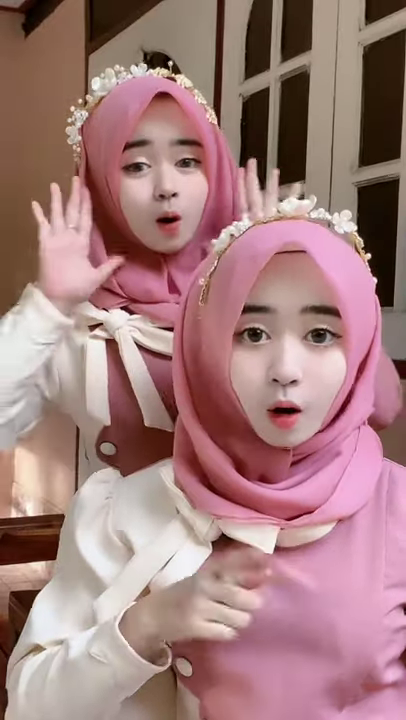
#> input picture frame 45 of downloaded/download.mp4, 406 x 720 px
$ python video_captioner.py
#> lines starting #> are read from the running program, lines starting #| are printed output that depends on the picture
import cv2
import numpy as np
from PIL import Image, ImageDraw, ImageFont
import os

def add_caption_to_video(video_path, caption, output_path="captioned_video.mp4", font_size=50, font_color=(255, 255, 255), text_y_position=100):
    """เพิ่มข้อความแคปชันลงในวิดีโอ

    Args:
        video_path (str): เส้นทางไปยังไฟล์วิดีโอต้นฉบับ
        caption (str): ข้อความแคปชันที่จะเพิ่ม
        output_path (str, optional): เส้นทางสำหรับบันทึกวิดีโอที่แก้ไขแล้ว Defaults to "captioned_video.mp4".
        font_size (int, optional): ขนาดตัวอักษร Defaults to 50.
        font_color (tuple, optional): สีตัวอักษร (RGB) Defaults to (255, 255, 255) (สีขาว).
        text_y_position (int, optional): ตำแหน่งแกน Y ของข้อความ Defaults to 100.

    Returns:
        str: เส้นทางไปยังไฟล์วิดีโอที่แก้ไขแล้ว หรือ None หากเกิดข้อผิดพลาด
    """
#> called with video_path = 'download.mp4', caption = 'ตัวอย่างแคปชันที่นี่', output_path = 'modified_video.mp4', font_size = 50, font_color = (255, 255, 255), text_y_position = 100
    print(f"กำลังเพิ่มแคปชัน '{caption}' ลงในวิดีโอ: {video_path}")
    cap = cv2.VideoCapture(video_path)
    if not cap.isOpened():
        print(f"ไม่สามารถเปิดวิดีโอได้: {video_path}")
        return None
    print("เปิดวิดีโอสำเร็จ")

    fourcc = cv2.VideoWriter_fourcc(*'mp4v')
    fps = cap.get(cv2.CAP_PROP_FPS)
    width = int(cap.get(cv2.CAP_PROP_FRAME_WIDTH))
    height = int(cap.get(cv2.CAP_PROP_FRAME_HEIGHT))

    if not output_path.lower().endswith('.mp4'):
        output_path = f"{output_path}.mp4"

    out = cv2.VideoWriter(output_path, fourcc, fps, (width, height))
    if not out.isOpened():
        print(f"ไม่สามารถสร้างไฟล์วิดีโอเอาต์พุตได้: {output_path}")
        cap.release()
        return None

    print(f"ตั้งค่าเอาต์พุตวิดีโอ: {output_path}, FPS: {fps}, ขนาด: {width}x{height}")

    font_path = os.path.join(os.path.dirname(__file__), "NotoSansThai-Bold.ttf")
    try:
        font = ImageFont.truetype(font_path, font_size)
        print("โหลดฟอนต์สำเร็จ:", font_path)
    except IOError:
        print(f"ไม่สามารถโหลดฟอนต์ได้จาก: {font_path} โปรดตรวจสอบว่าไฟล์ฟอนต์อยู่และสามารถเข้าถึงได้")
        cap.release()
        out.release()
        return None

    frame_count = 0
    while True:
        ret, frame = cap.read()
#> frame is the input picture: shape (720, 406, 3); mean B, G, R 125.3, 125.6, 163.6
        if not ret:
            print("สิ้นสุดการอ่านเฟรม")
            break
        frame_count += 1

        img_pil = Image.fromarray(cv2.cvtColor(frame, cv2.COLOR_BGR2RGB))
        draw = ImageDraw.Draw(img_pil)

        bbox = draw.textbbox((0, 0), caption, font=font)
#> bbox = (0, 2, 392, 55)
        w, h = bbox[2] - bbox[0], bbox[3] - bbox[1]
#> w = 392; h = 53
        x = (img_pil.width - w) // 2
#> x = 7
        y = text_y_position

        draw.text((x, y), caption, font=font, fill=font_color)
        frame = cv2.cvtColor(np.array(img_pil), cv2.COLOR_RGB2BGR)
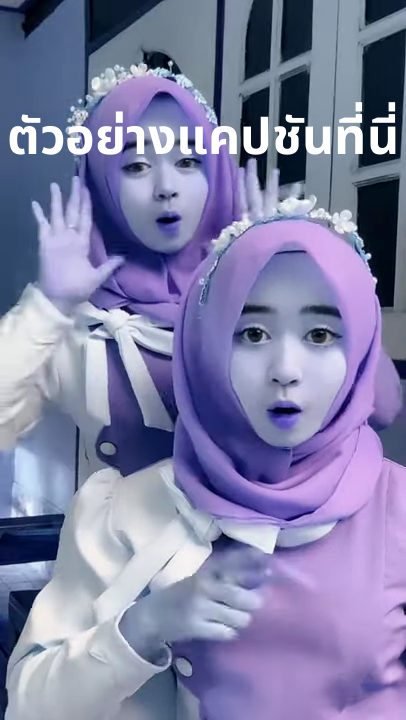
#> frame: shape (720, 406, 3); mean R, G, B 129.1, 129.3, 166.5
        out.write(frame)

    cap.release()
    out.release()

    print(f"เสร็จสิ้น: เขียน {frame_count} เฟรมลงในไฟล์ {output_path}")
    return os.path.abspath(output_path)

if __name__ == '__main__':
    # ตัวอย่างการใช้งาน (จำลองการรับ path วิดีโอและแคปชัน)
    input_video_path = "download.mp4"
    caption_text = "ตัวอย่างแคปชันที่นี่"
    output_video_path = "modified_video.mp4"

    # สร้างไฟล์วิดีโอทดสอบเปล่าๆ หากไม่มี
    if not os.path.exists(input_video_path):
        fourcc = cv2.VideoWriter_fourcc(*'XVID')
        out_test = cv2.VideoWriter(input_video_path, fourcc, 20.0, (640, 480))
        for i in range(100):
            out_test.write(np.zeros((480, 640, 3), dtype=np.uint8))
        out_test.release()
        print(f"สร้างไฟล์วิดีโอทดสอบ: {input_video_path}")

    result_path = add_caption_to_video(input_video_path, caption_text, output_video_path)
    if result_path:
        print(f"วิดีโอที่ใส่แคปชันแล้วถูกบันทึกที่: {result_path}")
    else:
        print("การใส่แคปชันวิดีโอไม่สำเร็จ")

$ run again, starting later in the video
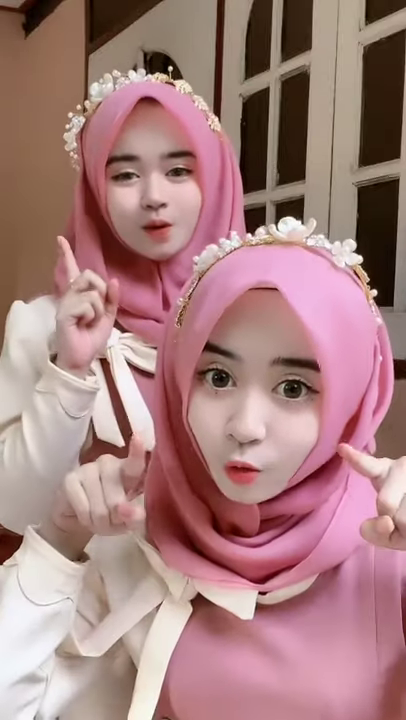
#> input picture frame 202 of downloaded/download.mp4, 406 x 720 px
#> in add_caption_to_video, frame is the input picture: shape (720, 406, 3); mean B, G, R 127.2, 127.7, 167.3
#> bbox = (0, 2, 392, 55)
#> w = 392; h = 53
#> x = 7
#> in add_caption_to_video, `frame = cv2.cvtColor(np.array(img_pil), cv2.COLOR_RGB2BGR)`:
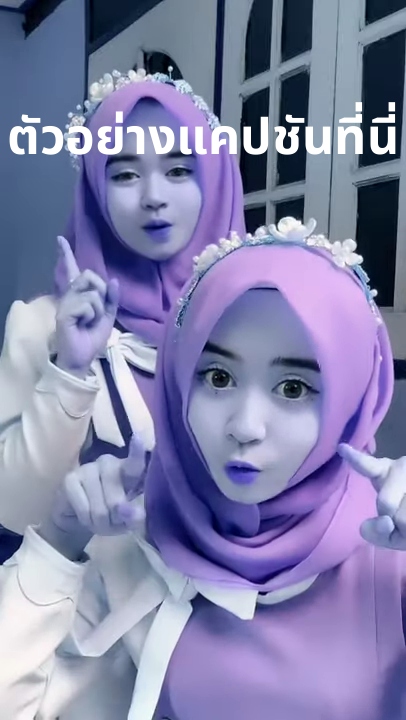
#> frame: shape (720, 406, 3); mean R, G, B 130.8, 131.1, 169.9

$ run again, starting later in the video
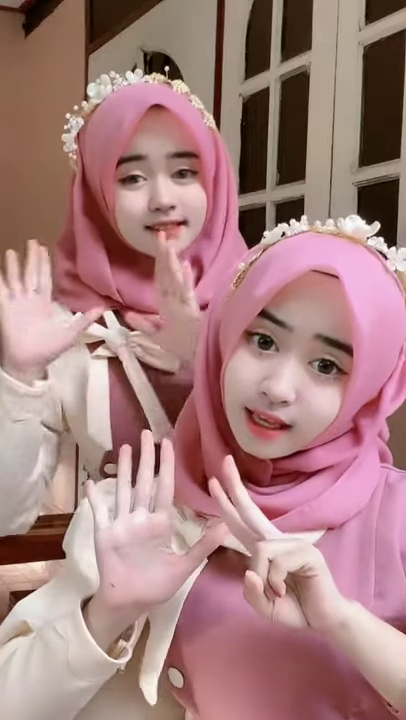
#> input picture frame 360 of downloaded/download.mp4, 406 x 720 px
#> in add_caption_to_video, frame is the input picture: shape (720, 406, 3); mean B, G, R 126.5, 127.4, 167.1
#> bbox = (0, 2, 392, 55)
#> w = 392; h = 53
#> x = 7
#> in add_caption_to_video, `frame = cv2.cvtColor(np.array(img_pil), cv2.COLOR_RGB2BGR)`:
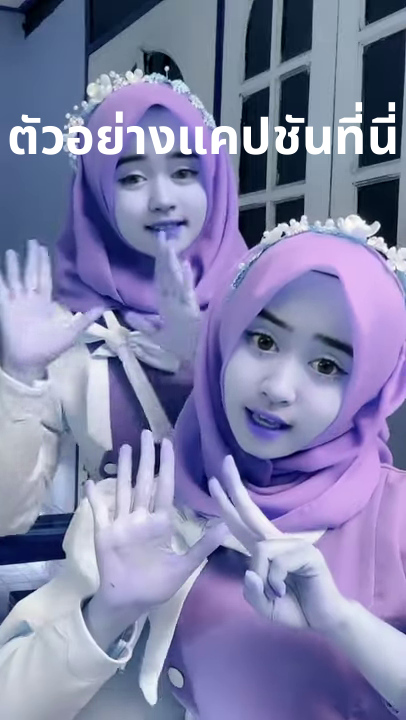
#> frame: shape (720, 406, 3); mean R, G, B 130.1, 130.8, 169.8
